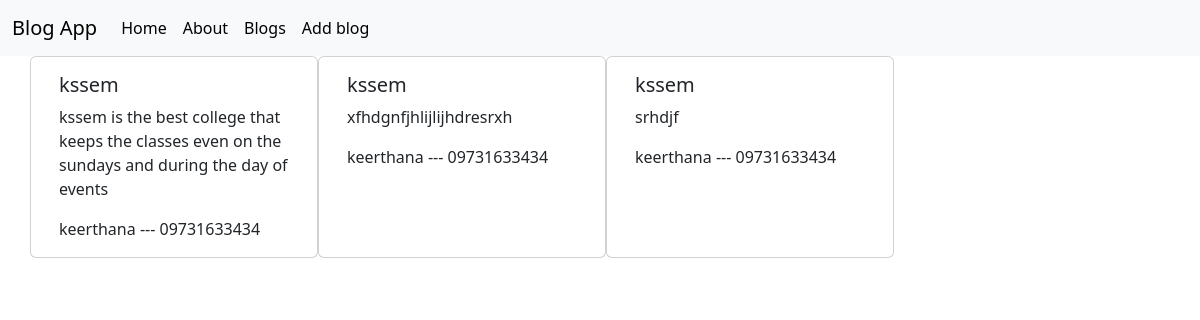
The page / on the database its author committed.
### models/blog.py (models this page shows)
class Blog(db.Model):
    blog_id = db.Column(db.Integer, primary_key=True)
    blog_title = db.Column(db.String(100), nullable=False)
    blog_content = db.Column(db.String(1000), nullable=False)
    date = db.Column(db.String(100), nullable=False)
    author_id = db.Column(db.Integer, db.ForeignKey('author.id'), nullable=False)

class Author(db.Model):
    id = db.Column(db.Integer, primary_key=True)
    name = db.Column(db.String(100), nullable=False)
    email = db.Column(db.String(100), nullable=False)
    mobile = db.Column(db.String(100), nullable=False)
    address = db.Column(db.String(100), nullable=False)
    blogs = db.relationship('Blog', backref='author', lazy=True)

### app.py (the view)
@flask_app.route('/')
def index():
    blogs = Blog.query.all()
    return render_template('index.html', content=blogs)

### templates/index.html (shortened to what this page needs)
{% extends 'base.html' %}
{% block content %}
<div class="container">
    <div class="row">
        {% for blog in content %}
        <div class="card" style="width: 18rem;">
          <div class="card-body">
            <h5 class="card-title">{{ blog.blog_title }}</h5>
            <p class="card-text">{{ blog.blog_content }}</p>
            <p  class="card-text">{{ blog.author.name }} --- {{ blog.date }}</p>
          </div>
        </div>
        {% endfor %}
    </div>
</div>
{% endblock %}

### templates/base.html (shortened to what this page needs)
<!doctype html>
<html lang="en">
  <head>
    <link href="https://cdn.jsdelivr.net/npm/bootstrap@5.3.3/dist/css/bootstrap.min.css" rel="stylesheet">
  </head>
  <body>
    <nav class="navbar navbar-expand-lg bg-body-tertiary">
  <div class="container-fluid">
    <a class="navbar-brand" href="#">Blog App</a>
    <div class="collapse navbar-collapse" id="navbarSupportedContent">
      <ul class="navbar-nav me-auto mb-2 mb-lg-0">
        <li class="nav-item">
          <a class="nav-link active" aria-current="page" href="/">Home</a>
        </li>
          <li class="nav-item">
          <a class="nav-link active" aria-current="page" href="/about">About</a>
        </li>
          <li class="nav-item">
          <a class="nav-link active" aria-current="page" href="/blogs">Blogs</a>
        </li>
          <li class="nav-item">
          <a class="nav-link active" aria-current="page" href="/add-blog">Add blog</a>
        </li>
    </div>
  </div>
</nav>
    {% block content %} {% endblock %}
  </body>
</html>

### rows shown on the page
Blog: blog_title "kssem", blog_content "kssem is the best college that keeps the classes even on the sundays and during the day of events", author.name "keerthana", date "09731633434"
Blog: blog_title "kssem", blog_content "xfhdgnfjhlijlijhdresrxh", author.name "keerthana", date "09731633434"
Blog: blog_title "kssem", blog_content "srhdjf", author.name "keerthana", date "09731633434"
